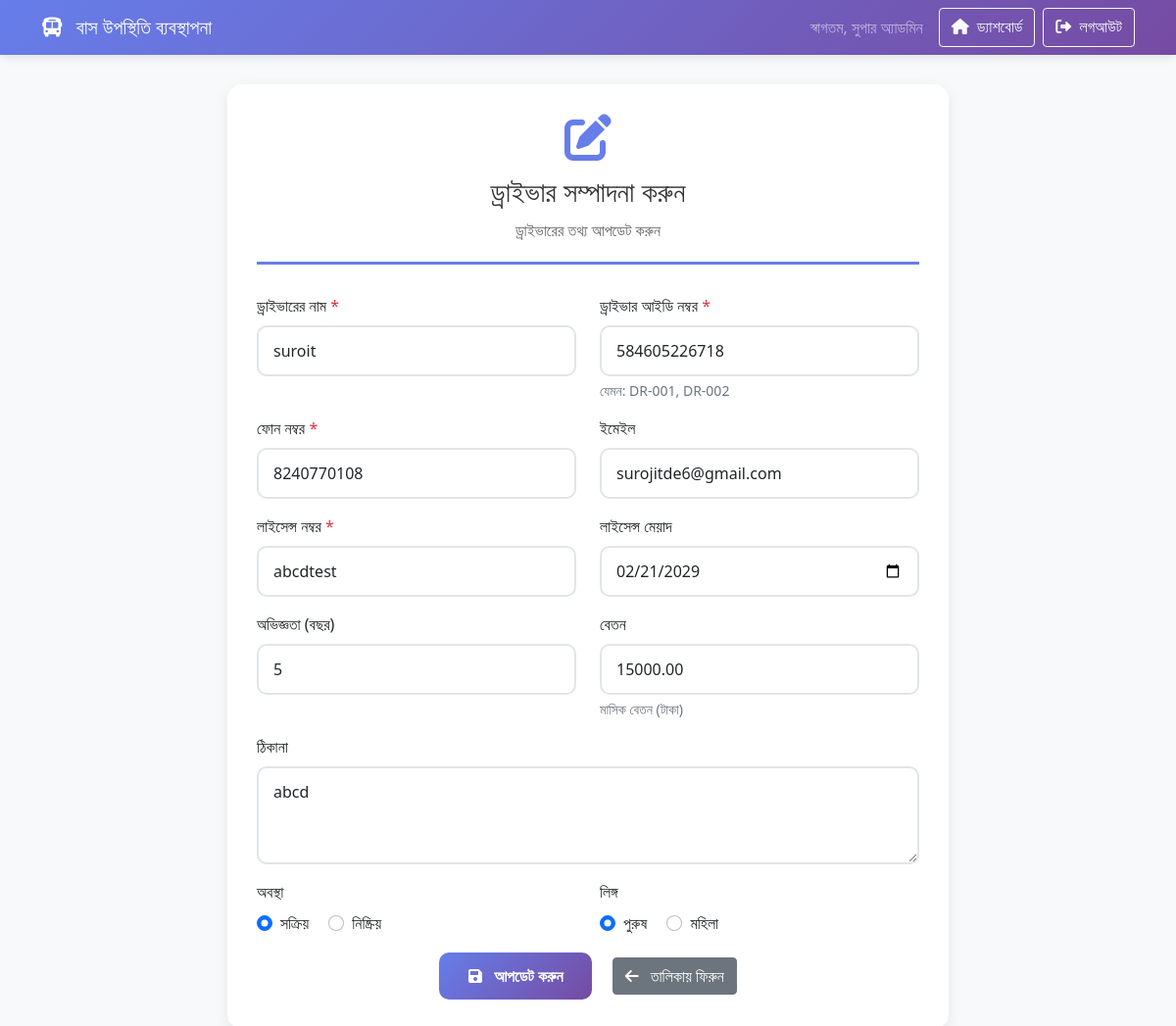
/edit_driver.php?id=1 (signed in), run on the app's committed database.
### tables this page shows
CREATE TABLE `drivers` (
  `id` int(11) NOT NULL,
  `driver_name` varchar(100) NOT NULL,
  `driver_id_number` varchar(50) NOT NULL,
  `phone` varchar(20) NOT NULL,
  `email` varchar(100) DEFAULT NULL,
  `license_number` varchar(50) NOT NULL,
  `license_expiry` date DEFAULT NULL,
  `experience_years` int(11) DEFAULT 0,
  `salary` decimal(10,2) DEFAULT 0.00,
  `address` text DEFAULT NULL,
  `status` enum('active','inactive') DEFAULT 'active',
  `gender` enum('male','female') DEFAULT 'male',
  `created_at` timestamp NOT NULL DEFAULT current_timestamp(),
  `updated_at` timestamp NOT NULL DEFAULT current_timestamp() ON UPDATE current_timestamp()
);

### edit_driver.php (the view, shortened to what this page needs)
<?php
require_once 'config/database.php';
$driver_id = (int)($_GET['id'] ?? 0);
try {
    $stmt = $pdo->prepare("SELECT * FROM drivers WHERE id = :id");
    $stmt->execute([':id' => $driver_id]);
    $driver = $stmt->fetch();
} catch (PDOException $e) {
    $_SESSION['error_message'] = "সিস্টেমে সমস্যা হয়েছে";
    header('Location: driver_list.php');
    exit();
}
?>
<!DOCTYPE html>
<html lang="bn">
<head>
    <link href="https://cdn.jsdelivr.net/npm/bootstrap@5.1.3/dist/css/bootstrap.min.css" rel="stylesheet">
    <link href="https://cdnjs.cloudflare.com/ajax/libs/font-awesome/6.0.0/css/all.min.css" rel="stylesheet">
</head>
<body>
    <nav class="navbar navbar-expand-lg navbar-dark">
        <div class="container">
            <a class="navbar-brand" href="dashboard.php">
                <i class="fas fa-bus me-2"></i>
                বাস উপস্থিতি ব্যবস্থাপনা
            </a>
            <div class="navbar-nav ms-auto">
                <span class="navbar-text me-3">
                    স্বাগতম, <?php echo htmlspecialchars($_SESSION['super_admin_name']); ?>
                </span>
                <a href="dashboard.php" class="btn btn-outline-light me-2">
                    <i class="fas fa-home me-1"></i>
                    ড্যাশবোর্ড
                </a>
                <a href="logout.php" class="btn btn-outline-light">
                    <i class="fas fa-sign-out-alt me-1"></i>
                    লগআউট
                </a>
            </div>
        </div>
    </nav>
    <div class="container">
        <div class="row justify-content-center">
            <div class="col-md-8">
                <div class="form-container">
                    <div class="form-header">
                        <i class="fas fa-edit driver-icon"></i>
                        <h3>ড্রাইভার সম্পাদনা করুন</h3>
                        <p>ড্রাইভারের তথ্য আপডেট করুন</p>
                    </div>
                    <form action="process_edit_driver.php" method="POST">
                        <div class="row">
                            <div class="col-md-6">
                                <div class="mb-3">
                                    <label for="driver_name" class="form-label">ড্রাইভারের নাম <span class="text-danger">*</span></label>
                                    <input type="text" class="form-control" id="driver_name" name="driver_name" value="<?php echo htmlspecialchars($driver['driver_name']); ?>" required>
                                </div>
                            </div>
                            <div class="col-md-6">
                                <div class="mb-3">
                                    <label for="driver_id_number" class="form-label">ড্রাইভার আইডি নম্বর <span class="text-danger">*</span></label>
                                    <input type="text" class="form-control" id="driver_id_number" name="driver_id_number" value="<?php echo htmlspecialchars($driver['driver_id_number']); ?>" required>
                                    <div class="form-text">যেমন: DR-001, DR-002</div>
                                </div>
                            </div>
                        </div>
                        <div class="row">
                            <div class="col-md-6">
                                <div class="mb-3">
                                    <label for="phone" class="form-label">ফোন নম্বর <span class="text-danger">*</span></label>
                                    <input type="tel" class="form-control" id="phone" name="phone" value="<?php echo htmlspecialchars($driver['phone']); ?>" required>
                                </div>
                            </div>
                            <div class="col-md-6">
                                <div class="mb-3">
                                    <label for="email" class="form-label">ইমেইল</label>
                                    <input type="email" class="form-control" id="email" name="email" value="<?php echo htmlspecialchars($driver['email']); ?>">
                                </div>
                            </div>
                        </div>
                        <div class="row">
                            <div class="col-md-6">
                                <div class="mb-3">
                                    <label for="license_number" class="form-label">লাইসেন্স নম্বর <span class="text-danger">*</span></label>
                                    <input type="text" class="form-control" id="license_number" name="license_number" value="<?php echo htmlspecialchars($driver['license_number']); ?>" required>
                                </div>
                            </div>
                            <div class="col-md-6">
                                <div class="mb-3">
                                    <label for="license_expiry" class="form-label">লাইসেন্স মেয়াদ</label>
                                    <input type="date" class="form-control" id="license_expiry" name="license_expiry" value="<?php echo $driver['license_expiry'] ? date('Y-m-d', strtotime($driver['license_expiry'])) : ''; ?>">
                                </div>
                            </div>
                        </div>
                        <div class="row">
                            <div class="col-md-6">
                                <div class="mb-3">
                                    <label for="experience_years" class="form-label">অভিজ্ঞতা (বছর)</label>
                                    <input type="number" class="form-control" id="experience_years" name="experience_years" min="0" max="50" value="<?php echo $driver['experience_years']; ?>">
                                </div>
                            </div>
                            <div class="col-md-6">
                                <div class="mb-3">
                                    <label for="salary" class="form-label">বেতন</label>
                                    <input type="number" class="form-control" id="salary" name="salary" min="0" value="<?php echo $driver['salary']; ?>">
                                    <div class="form-text">মাসিক বেতন (টাকা)</div>
                                </div>
                            </div>
                        </div>
                        <div class="mb-3">
                            <label for="address" class="form-label">ঠিকানা</label>
                            <textarea class="form-control" id="address" name="address" rows="3" placeholder="ড্রাইভারের পূর্ণ ঠিকানা..."><?php echo htmlspecialchars($driver['address']); ?></textarea>
                        </div>
                        <div class="row">
                            <div class="col-md-6">
                                <div class="mb-3">
                                    <label class="form-label">অবস্থা</label>
                                    <div>
                                        <div class="form-check form-check-inline">
                                            <input class="form-check-input" type="radio" name="status" id="active" value="active" <?php echo $driver['status'] === 'active' ? 'checked' : ''; ?>>
                                            <label class="form-check-label" for="active">
                                                সক্রিয়
                                            </label>
                                        </div>
                                        <div class="form-check form-check-inline">
                                            <input class="form-check-input" type="radio" name="status" id="inactive" value="inactive" <?php echo $driver['status'] === 'inactive' ? 'checked' : ''; ?>>
                                            <label class="form-check-label" for="inactive">
                                                নিষ্ক্রিয়
                                            </label>
                                        </div>
                                    </div>
                                </div>
                            </div>
                            <div class="col-md-6">
                                <div class="mb-3">
                                    <label class="form-label">লিঙ্গ</label>
                                    <div>
                                        <div class="form-check form-check-inline">
                                            <input class="form-check-input" type="radio" name="gender" id="male" value="male" <?php echo $driver['gender'] === 'male' ? 'checked' : ''; ?>>
                                            <label class="form-check-label" for="male">
                                                পুরুষ
                                            </label>
                                        </div>
                                        <div class="form-check form-check-inline">
                                            <input class="form-check-input" type="radio" name="gender" id="female" value="female" <?php echo $driver['gender'] === 'female' ? 'checked' : ''; ?>>
                                            <label class="form-check-label" for="female">
                                                মহিলা
                                            </label>
                                        </div>
                                    </div>
                                </div>
                            </div>
                        </div>
                        <div class="text-center">
                            <button type="submit" class="btn btn-primary me-3">
                                <i class="fas fa-save me-2"></i>
                                আপডেট করুন
                            </button>
                            <a href="driver_list.php" class="btn btn-secondary">
                                <i class="fas fa-arrow-left me-2"></i>
                                তালিকায় ফিরুন
                            </a>
                        </div>
                    </form>
                </div>
            </div>
        </div>
    </div>
</body>
</html>

### edit_driver.php (style rules this page uses)
body { background-color: #f8f9fa; font-family: 'Segoe UI', Tahoma, Geneva, Verdana, sans-serif; }
.navbar { background: linear-gradient(135deg, #667eea 0%, #764ba2 100%); box-shadow: 0 2px 10px rgba(0,0,0,0.1); }
.form-container { background: white; border-radius: 15px; box-shadow: 0 5px 15px rgba(0,0,0,0.08); padding: 30px; margin-top: 30px; }
.form-header { text-align: center; margin-bottom: 30px; padding-bottom: 20px; border-bottom: 3px solid #667eea; }
.form-header h3 { color: #333; margin-bottom: 10px; }
.form-header p { color: #666; margin: 0; }
.form-control { border: 2px solid #e1e5e9; border-radius: 10px; padding: 12px 15px; font-size: 16px; transition: all 0.3s ease; }
.btn-primary { background: linear-gradient(135deg, #667eea 0%, #764ba2 100%); border: none; border-radius: 10px; padding: 12px 30px; font-size: 16px; font-weight: 600; transition: all 0.3s ease; }
.driver-icon { font-size: 3rem; color: #667eea; margin-bottom: 15px; }

### data on the page
drivers: driver_name "suroit", driver_id_number "584605226718", phone "8240770108", email "surojitde6@gmail.com", license_number "abcdtest", license_expiry "02/21/2029", experience_years "5", salary "15000.00", address "abcd", status "☑ সক্রিয়", status "☐ নিষ্ক্রিয়", gender "☑ পুরুষ", gender "☐ মহিলা"

### other printed values
$_SESSION['super_admin_name'] "সুপার অ্যাডমিন"
